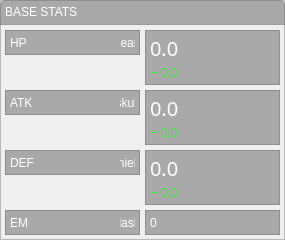
   <widget class="QFrame" name="base_area">
    <property name="geometry">
     <rect>
      <x>200</x>
      <y>85</y>
      <width>285</width>
      <height>240</height>
     </rect>
    </property>
    <property name="sizePolicy">
     <sizepolicy hsizetype="Fixed" vsizetype="Fixed">
      <horstretch>0</horstretch>
      <verstretch>0</verstretch>
     </sizepolicy>
    </property>
    <property name="minimumSize">
     <size>
      <width>285</width>
      <height>240</height>
     </size>
    </property>
    <property name="maximumSize">
     <size>
      <width>285</width>
      <height>240</height>
     </size>
    </property>
    <property name="styleSheet">
     <string notr="true">#base_area {border: 1px solid rgba(128, 128, 128, 160); border-radius: 5px;}</string>
    </property>
    <property name="frameShape">
     <enum>QFrame::StyledPanel</enum>
    </property>
    <property name="frameShadow">
     <enum>QFrame::Raised</enum>
    </property>
    <widget class="QFrame" name="base_desc_area">
     <property name="geometry">
      <rect>
       <x>0</x>
       <y>0</y>
       <width>285</width>
       <height>25</height>
      </rect>
     </property>
     <property name="sizePolicy">
      <sizepolicy hsizetype="Fixed" vsizetype="Fixed">
       <horstretch>0</horstretch>
       <verstretch>0</verstretch>
      </sizepolicy>
     </property>
     <property name="minimumSize">
      <size>
       <width>285</width>
       <height>25</height>
      </size>
     </property>
     <property name="maximumSize">
      <size>
       <width>285</width>
       <height>25</height>
      </size>
     </property>
     <property name="styleSheet">
      <string notr="true">#base_desc_area {border: 1px solid rgba(128, 128, 128, 160); border-top-left-radius: 5px; border-top-right-radius: 5px; background-color: rgba(128, 128, 128, 160);}</string>
     </property>
     <property name="frameShape">
      <enum>QFrame::StyledPanel</enum>
     </property>
     <property name="frameShadow">
      <enum>QFrame::Raised</enum>
     </property>
     <widget class="QLabel" name="base_desc_text">
      <property name="geometry">
       <rect>
        <x>5</x>
        <y>5</y>
        <width>275</width>
        <height>15</height>
       </rect>
      </property>
      <property name="sizePolicy">
       <sizepolicy hsizetype="Fixed" vsizetype="Fixed">
        <horstretch>0</horstretch>
        <verstretch>0</verstretch>
       </sizepolicy>
      </property>
      <property name="minimumSize">
       <size>
        <width>275</width>
        <height>15</height>
       </size>
      </property>
      <property name="maximumSize">
       <size>
        <width>275</width>
        <height>15</height>
       </size>
      </property>
      <property name="styleSheet">
       <string notr="true">font: 10pt &quot;IBM Plex Sans&quot;; color: rgba(255, 255, 255, 255);</string>
      </property>
      <property name="text">
       <string>&lt;html&gt;&lt;head/&gt;&lt;body&gt;&lt;p&gt;BASE STATS&lt;/p&gt;&lt;/body&gt;&lt;/html&gt;</string>
      </property>
     </widget>
    </widget>
    <widget class="QFrame" name="area_hlpt_head">
     <property name="geometry">
      <rect>
       <x>5</x>
       <y>30</y>
       <width>135</width>
       <height>25</height>
      </rect>
     </property>
     <property name="sizePolicy">
      <sizepolicy hsizetype="Fixed" vsizetype="Fixed">
       <horstretch>0</horstretch>
       <verstretch>0</verstretch>
      </sizepolicy>
     </property>
     <property name="minimumSize">
      <size>
       <width>135</width>
       <height>25</height>
      </size>
     </property>
     <property name="maximumSize">
      <size>
       <width>135</width>
       <height>25</height>
      </size>
     </property>
     <property name="styleSheet">
      <string notr="true">#area_hlpt_head {border: 1px solid rgba(128, 128, 128, 160); background-color: rgba(128, 128, 128, 160);}</string>
     </property>
     <property name="frameShape">
      <enum>QFrame::StyledPanel</enum>
     </property>
     <property name="frameShadow">
      <enum>QFrame::Raised</enum>
     </property>
     <widget class="QLabel" name="area_hlpt_text">
      <property name="geometry">
       <rect>
        <x>5</x>
        <y>5</y>
        <width>105</width>
        <height>15</height>
       </rect>
      </property>
      <property name="sizePolicy">
       <sizepolicy hsizetype="Fixed" vsizetype="Fixed">
        <horstretch>0</horstretch>
        <verstretch>0</verstretch>
       </sizepolicy>
      </property>
      <property name="minimumSize">
       <size>
        <width>105</width>
        <height>15</height>
       </size>
      </property>
      <property name="maximumSize">
       <size>
        <width>105</width>
        <height>15</height>
       </size>
      </property>
      <property name="styleSheet">
       <string notr="true">font: 10pt &quot;IBM Plex Sans&quot;; color: rgba(255, 255, 255, 255);</string>
      </property>
      <property name="text">
       <string>HP</string>
      </property>
     </widget>
     <widget class="QLabel" name="area_hlpt_icon">
      <property name="geometry">
       <rect>
        <x>115</x>
        <y>5</y>
        <width>15</width>
        <height>15</height>
       </rect>
      </property>
      <property name="sizePolicy">
       <sizepolicy hsizetype="Fixed" vsizetype="Fixed">
        <horstretch>0</horstretch>
        <verstretch>0</verstretch>
       </sizepolicy>
      </property>
      <property name="minimumSize">
       <size>
        <width>15</width>
        <height>15</height>
       </size>
      </property>
      <property name="maximumSize">
       <size>
        <width>15</width>
        <height>15</height>
       </size>
      </property>
      <property name="styleSheet">
       <string notr="true">font: 87 10pt &quot;Font Awesome 6 Free Solid&quot;; color: rgba(255, 255, 255, 255);</string>
      </property>
      <property name="text">
       <string>heart</string>
      </property>
      <property name="alignment">
       <set>Qt::AlignCenter</set>
      </property>
     </widget>
    </widget>
    <widget class="QFrame" name="area_attk_head">
     <property name="geometry">
      <rect>
       <x>5</x>
       <y>90</y>
       <width>135</width>
       <height>25</height>
      </rect>
     </property>
     <property name="sizePolicy">
      <sizepolicy hsizetype="Fixed" vsizetype="Fixed">
       <horstretch>0</horstretch>
       <verstretch>0</verstretch>
      </sizepolicy>
     </property>
     <property name="minimumSize">
      <size>
       <width>135</width>
       <height>25</height>
      </size>
     </property>
     <property name="maximumSize">
      <size>
       <width>135</width>
       <height>25</height>
      </size>
     </property>
     <property name="styleSheet">
      <string notr="true">#area_attk_head {border: 1px solid rgba(128, 128, 128, 160); background-color: rgba(128, 128, 128, 160);}</string>
     </property>
     <property name="frameShape">
      <enum>QFrame::StyledPanel</enum>
     </property>
     <property name="frameShadow">
      <enum>QFrame::Raised</enum>
     </property>
     <widget class="QLabel" name="area_attk_text">
      <property name="geometry">
       <rect>
        <x>5</x>
        <y>5</y>
        <width>105</width>
        <height>15</height>
       </rect>
      </property>
      <property name="sizePolicy">
       <sizepolicy hsizetype="Fixed" vsizetype="Fixed">
        <horstretch>0</horstretch>
        <verstretch>0</verstretch>
       </sizepolicy>
      </property>
      <property name="minimumSize">
       <size>
        <width>105</width>
        <height>15</height>
       </size>
      </property>
      <property name="maximumSize">
       <size>
        <width>105</width>
        <height>15</height>
       </size>
      </property>
      <property name="styleSheet">
       <string notr="true">font: 10pt &quot;IBM Plex Sans&quot;; color: rgba(255, 255, 255, 255);</string>
      </property>
      <property name="text">
       <string>ATK</string>
      </property>
     </widget>
     <widget class="QLabel" name="area_attk_icon">
      <property name="geometry">
       <rect>
        <x>115</x>
        <y>5</y>
        <width>15</width>
        <height>15</height>
       </rect>
      </property>
      <property name="sizePolicy">
       <sizepolicy hsizetype="Fixed" vsizetype="Fixed">
        <horstretch>0</horstretch>
        <verstretch>0</verstretch>
       </sizepolicy>
      </property>
      <property name="minimumSize">
       <size>
        <width>15</width>
        <height>15</height>
       </size>
      </property>
      <property name="maximumSize">
       <size>
        <width>15</width>
        <height>15</height>
       </size>
      </property>
      <property name="styleSheet">
       <string notr="true">font: 87 10pt &quot;Font Awesome 6 Free Solid&quot;; color: rgba(255, 255, 255, 255);</string>
      </property>
      <property name="text">
       <string>skull</string>
      </property>
      <property name="alignment">
       <set>Qt::AlignCenter</set>
      </property>
     </widget>
    </widget>
    <widget class="QFrame" name="area_dfns_head">
     <property name="geometry">
      <rect>
       <x>5</x>
       <y>150</y>
       <width>135</width>
       <height>25</height>
      </rect>
     </property>
     <property name="sizePolicy">
      <sizepolicy hsizetype="Fixed" vsizetype="Fixed">
       <horstretch>0</horstretch>
       <verstretch>0</verstretch>
      </sizepolicy>
     </property>
     <property name="minimumSize">
      <size>
       <width>135</width>
       <height>25</height>
      </size>
     </property>
     <property name="maximumSize">
      <size>
       <width>135</width>
       <height>25</height>
      </size>
     </property>
     <property name="styleSheet">
      <string notr="true">#area_dfns_head {border: 1px solid rgba(128, 128, 128, 160); background-color: rgba(128, 128, 128, 160);}</string>
     </property>
     <property name="frameShape">
      <enum>QFrame::StyledPanel</enum>
     </property>
     <property name="frameShadow">
      <enum>QFrame::Raised</enum>
     </property>
     <widget class="QLabel" name="area_dfns_text">
      <property name="geometry">
       <rect>
        <x>5</x>
        <y>5</y>
        <width>105</width>
        <height>15</height>
       </rect>
      </property>
      <property name="sizePolicy">
       <sizepolicy hsizetype="Fixed" vsizetype="Fixed">
        <horstretch>0</horstretch>
        <verstretch>0</verstretch>
       </sizepolicy>
      </property>
      <property name="minimumSize">
       <size>
        <width>105</width>
        <height>15</height>
       </size>
      </property>
      <property name="maximumSize">
       <size>
        <width>105</width>
        <height>15</height>
       </size>
      </property>
      <property name="styleSheet">
       <string notr="true">font: 10pt &quot;IBM Plex Sans&quot;; color: rgba(255, 255, 255, 255);</string>
      </property>
      <property name="text">
       <string>DEF</string>
      </property>
     </widget>
     <widget class="QLabel" name="area_dfns_icon">
      <property name="geometry">
       <rect>
        <x>115</x>
        <y>5</y>
        <width>15</width>
        <height>15</height>
       </rect>
      </property>
      <property name="sizePolicy">
       <sizepolicy hsizetype="Fixed" vsizetype="Fixed">
        <horstretch>0</horstretch>
        <verstretch>0</verstretch>
       </sizepolicy>
      </property>
      <property name="minimumSize">
       <size>
        <width>15</width>
        <height>15</height>
       </size>
      </property>
      <property name="maximumSize">
       <size>
        <width>15</width>
        <height>15</height>
       </size>
      </property>
      <property name="styleSheet">
       <string notr="true">font: 87 10pt &quot;Font Awesome 6 Free Solid&quot;; color: rgba(255, 255, 255, 255);</string>
      </property>
      <property name="text">
       <string>shield</string>
      </property>
      <property name="alignment">
       <set>Qt::AlignCenter</set>
      </property>
     </widget>
    </widget>
    <widget class="QFrame" name="area_elma_head">
     <property name="geometry">
      <rect>
       <x>5</x>
       <y>210</y>
       <width>135</width>
       <height>25</height>
      </rect>
     </property>
     <property name="sizePolicy">
      <sizepolicy hsizetype="Fixed" vsizetype="Fixed">
       <horstretch>0</horstretch>
       <verstretch>0</verstretch>
      </sizepolicy>
     </property>
     <property name="minimumSize">
      <size>
       <width>135</width>
       <height>25</height>
      </size>
     </property>
     <property name="maximumSize">
      <size>
       <width>135</width>
       <height>25</height>
      </size>
     </property>
     <property name="styleSheet">
      <string notr="true">#area_elma_head {border: 1px solid rgba(128, 128, 128, 160); background-color: rgba(128, 128, 128, 160);}</string>
     </property>
     <property name="frameShape">
      <enum>QFrame::StyledPanel</enum>
     </property>
     <property name="frameShadow">
      <enum>QFrame::Raised</enum>
     </property>
     <widget class="QLabel" name="area_elma_text">
      <property name="geometry">
       <rect>
        <x>5</x>
        <y>5</y>
        <width>105</width>
        <height>15</height>
       </rect>
      </property>
      <property name="sizePolicy">
       <sizepolicy hsizetype="Fixed" vsizetype="Fixed">
        <horstretch>0</horstretch>
        <verstretch>0</verstretch>
       </sizepolicy>
      </property>
      <property name="minimumSize">
       <size>
        <width>105</width>
        <height>15</height>
       </size>
      </property>
      <property name="maximumSize">
       <size>
        <width>105</width>
        <height>15</height>
       </size>
      </property>
      <property name="styleSheet">
       <string notr="true">font: 10pt &quot;IBM Plex Sans&quot;; color: rgba(255, 255, 255, 255);</string>
      </property>
      <property name="text">
       <string>EM</string>
      </property>
     </widget>
     <widget class="QLabel" name="area_elma_icon">
      <property name="geometry">
       <rect>
        <x>115</x>
        <y>5</y>
        <width>15</width>
        <height>15</height>
       </rect>
      </property>
      <property name="sizePolicy">
       <sizepolicy hsizetype="Fixed" vsizetype="Fixed">
        <horstretch>0</horstretch>
        <verstretch>0</verstretch>
       </sizepolicy>
      </property>
      <property name="minimumSize">
       <size>
        <width>15</width>
        <height>15</height>
       </size>
      </property>
      <property name="maximumSize">
       <size>
        <width>15</width>
        <height>15</height>
       </size>
      </property>
      <property name="styleSheet">
       <string notr="true">font: 87 10pt &quot;Font Awesome 6 Free Solid&quot;; color: rgba(255, 255, 255, 255);</string>
      </property>
      <property name="text">
       <string>flask</string>
      </property>
      <property name="alignment">
       <set>Qt::AlignCenter</set>
      </property>
     </widget>
    </widget>
    <widget class="QFrame" name="area_hlpt">
     <property name="geometry">
      <rect>
       <x>145</x>
       <y>30</y>
       <width>135</width>
       <height>55</height>
      </rect>
     </property>
     <property name="sizePolicy">
      <sizepolicy hsizetype="Fixed" vsizetype="Fixed">
       <horstretch>0</horstretch>
       <verstretch>0</verstretch>
      </sizepolicy>
     </property>
     <property name="minimumSize">
      <size>
       <width>135</width>
       <height>55</height>
      </size>
     </property>
     <property name="maximumSize">
      <size>
       <width>135</width>
       <height>55</height>
      </size>
     </property>
     <property name="styleSheet">
      <string notr="true">#area_hlpt {border: 1px solid rgba(128, 128, 128, 160); background-color: rgba(128, 128, 128, 160);}</string>
     </property>
     <property name="frameShape">
      <enum>QFrame::StyledPanel</enum>
     </property>
     <property name="frameShadow">
      <enum>QFrame::Raised</enum>
     </property>
     <widget class="QLabel" name="area_hlpt_calc">
      <property name="geometry">
       <rect>
        <x>5</x>
        <y>35</y>
        <width>125</width>
        <height>15</height>
       </rect>
      </property>
      <property name="sizePolicy">
       <sizepolicy hsizetype="Fixed" vsizetype="Fixed">
        <horstretch>0</horstretch>
        <verstretch>0</verstretch>
       </sizepolicy>
      </property>
      <property name="minimumSize">
       <size>
        <width>125</width>
        <height>15</height>
       </size>
      </property>
      <property name="maximumSize">
       <size>
        <width>125</width>
        <height>15</height>
       </size>
      </property>
      <property name="styleSheet">
       <string notr="true">font: 10pt &quot;IBM Plex Sans&quot;; color: rgba(32, 255, 32, 255);</string>
      </property>
      <property name="text">
       <string>+ 0.0</string>
      </property>
     </widget>
     <widget class="QLabel" name="area_hlpt_data">
      <property name="geometry">
       <rect>
        <x>5</x>
        <y>5</y>
        <width>125</width>
        <height>25</height>
       </rect>
      </property>
      <property name="sizePolicy">
       <sizepolicy hsizetype="Fixed" vsizetype="Fixed">
        <horstretch>0</horstretch>
        <verstretch>0</verstretch>
       </sizepolicy>
      </property>
      <property name="minimumSize">
       <size>
        <width>125</width>
        <height>25</height>
       </size>
      </property>
      <property name="maximumSize">
       <size>
        <width>125</width>
        <height>25</height>
       </size>
      </property>
      <property name="font">
       <font>
        <family>IBM Plex Sans</family>
        <pointsize>15</pointsize>
        <weight>50</weight>
        <italic>false</italic>
        <bold>false</bold>
       </font>
      </property>
      <property name="styleSheet">
       <string notr="true">font: 15pt &quot;IBM Plex Sans&quot;; color: rgba(255, 255, 255, 255);</string>
      </property>
      <property name="text">
       <string>0.0</string>
      </property>
     </widget>
    </widget>
    <widget class="QFrame" name="area_attk">
     <property name="geometry">
      <rect>
       <x>145</x>
       <y>90</y>
       <width>135</width>
       <height>55</height>
      </rect>
     </property>
     <property name="sizePolicy">
      <sizepolicy hsizetype="Fixed" vsizetype="Fixed">
       <horstretch>0</horstretch>
       <verstretch>0</verstretch>
      </sizepolicy>
     </property>
     <property name="minimumSize">
      <size>
       <width>135</width>
       <height>55</height>
      </size>
     </property>
     <property name="maximumSize">
      <size>
       <width>135</width>
       <height>55</height>
      </size>
     </property>
     <property name="styleSheet">
      <string notr="true">#area_attk {border: 1px solid rgba(128, 128, 128, 160); background-color: rgba(128, 128, 128, 160);}</string>
     </property>
     <property name="frameShape">
      <enum>QFrame::StyledPanel</enum>
     </property>
     <property name="frameShadow">
      <enum>QFrame::Raised</enum>
     </property>
     <widget class="QLabel" name="area_attk_calc">
      <property name="geometry">
       <rect>
        <x>5</x>
        <y>35</y>
        <width>125</width>
        <height>15</height>
       </rect>
      </property>
      <property name="sizePolicy">
       <sizepolicy hsizetype="Fixed" vsizetype="Fixed">
        <horstretch>0</horstretch>
        <verstretch>0</verstretch>
       </sizepolicy>
      </property>
      <property name="minimumSize">
       <size>
        <width>125</width>
        <height>15</height>
       </size>
      </property>
      <property name="maximumSize">
       <size>
        <width>125</width>
        <height>15</height>
       </size>
      </property>
      <property name="styleSheet">
       <string notr="true">font: 10pt &quot;IBM Plex Sans&quot;; color: rgba(32, 255, 32, 255);</string>
      </property>
      <property name="text">
       <string>+ 0.0</string>
      </property>
     </widget>
     <widget class="QLabel" name="area_attk_data">
      <property name="geometry">
       <rect>
        <x>5</x>
        <y>5</y>
        <width>125</width>
        <height>25</height>
       </rect>
      </property>
      <property name="sizePolicy">
       <sizepolicy hsizetype="Fixed" vsizetype="Fixed">
        <horstretch>0</horstretch>
        <verstretch>0</verstretch>
       </sizepolicy>
      </property>
      <property name="minimumSize">
       <size>
        <width>125</width>
        <height>25</height>
       </size>
      </property>
      <property name="maximumSize">
       <size>
        <width>125</width>
        <height>25</height>
       </size>
      </property>
      <property name="font">
       <font>
        <family>IBM Plex Sans</family>
        <pointsize>15</pointsize>
        <weight>50</weight>
        <italic>false</italic>
        <bold>false</bold>
       </font>
      </property>
      <property name="styleSheet">
       <string notr="true">font: 15pt &quot;IBM Plex Sans&quot;; color: rgba(255, 255, 255, 255);</string>
      </property>
      <property name="text">
       <string>0.0</string>
      </property>
     </widget>
    </widget>
    <widget class="QFrame" name="area_dfns">
     <property name="geometry">
      <rect>
       <x>145</x>
       <y>150</y>
       <width>135</width>
       <height>55</height>
      </rect>
     </property>
     <property name="sizePolicy">
      <sizepolicy hsizetype="Fixed" vsizetype="Fixed">
       <horstretch>0</horstretch>
       <verstretch>0</verstretch>
      </sizepolicy>
     </property>
     <property name="minimumSize">
      <size>
       <width>135</width>
       <height>55</height>
      </size>
     </property>
     <property name="maximumSize">
      <size>
       <width>135</width>
       <height>55</height>
      </size>
     </property>
     <property name="styleSheet">
      <string notr="true">#area_dfns {border: 1px solid rgba(128, 128, 128, 160); background-color: rgba(128, 128, 128, 160);}</string>
     </property>
     <property name="frameShape">
      <enum>QFrame::StyledPanel</enum>
     </property>
     <property name="frameShadow">
      <enum>QFrame::Raised</enum>
     </property>
     <widget class="QLabel" name="area_dfns_calc">
      <property name="geometry">
       <rect>
        <x>5</x>
        <y>35</y>
        <width>125</width>
        <height>15</height>
       </rect>
      </property>
      <property name="sizePolicy">
       <sizepolicy hsizetype="Fixed" vsizetype="Fixed">
        <horstretch>0</horstretch>
        <verstretch>0</verstretch>
       </sizepolicy>
      </property>
      <property name="minimumSize">
       <size>
        <width>125</width>
        <height>15</height>
       </size>
      </property>
      <property name="maximumSize">
       <size>
        <width>125</width>
        <height>15</height>
       </size>
      </property>
      <property name="styleSheet">
       <string notr="true">font: 10pt &quot;IBM Plex Sans&quot;; color: rgba(32, 255, 32, 255);</string>
      </property>
      <property name="text">
       <string>+ 0.0</string>
      </property>
     </widget>
     <widget class="QLabel" name="area_dfns_data">
      <property name="geometry">
       <rect>
        <x>5</x>
        <y>5</y>
        <width>125</width>
        <height>25</height>
       </rect>
      </property>
      <property name="sizePolicy">
       <sizepolicy hsizetype="Fixed" vsizetype="Fixed">
        <horstretch>0</horstretch>
        <verstretch>0</verstretch>
       </sizepolicy>
      </property>
      <property name="minimumSize">
       <size>
        <width>125</width>
        <height>25</height>
       </size>
      </property>
      <property name="maximumSize">
       <size>
        <width>125</width>
        <height>25</height>
       </size>
      </property>
      <property name="font">
       <font>
        <family>IBM Plex Sans</family>
        <pointsize>15</pointsize>
        <weight>50</weight>
        <italic>false</italic>
        <bold>false</bold>
       </font>
      </property>
      <property name="styleSheet">
       <string notr="true">font: 15pt &quot;IBM Plex Sans&quot;; color: rgba(255, 255, 255, 255);</string>
      </property>
      <property name="text">
       <string>0.0</string>
      </property>
     </widget>
    </widget>
    <widget class="QFrame" name="area_elma">
     <property name="geometry">
      <rect>
       <x>145</x>
       <y>210</y>
       <width>135</width>
       <height>25</height>
      </rect>
     </property>
     <property name="sizePolicy">
      <sizepolicy hsizetype="Fixed" vsizetype="Fixed">
       <horstretch>0</horstretch>
       <verstretch>0</verstretch>
      </sizepolicy>
     </property>
     <property name="minimumSize">
      <size>
       <width>135</width>
       <height>25</height>
      </size>
     </property>
     <property name="maximumSize">
      <size>
       <width>135</width>
       <height>25</height>
      </size>
     </property>
     <property name="styleSheet">
      <string notr="true">#area_elma {border: 1px solid rgba(128, 128, 128, 160); background-color: rgba(128, 128, 128, 160);}</string>
     </property>
     <property name="frameShape">
      <enum>QFrame::StyledPanel</enum>
     </property>
     <property name="frameShadow">
      <enum>QFrame::Raised</enum>
     </property>
     <widget class="QLabel" name="area_elma_data">
      <property name="geometry">
       <rect>
        <x>5</x>
        <y>5</y>
        <width>125</width>
        <height>15</height>
       </rect>
      </property>
      <property name="sizePolicy">
       <sizepolicy hsizetype="Fixed" vsizetype="Fixed">
        <horstretch>0</horstretch>
        <verstretch>0</verstretch>
       </sizepolicy>
      </property>
      <property name="minimumSize">
       <size>
        <width>125</width>
        <height>15</height>
       </size>
      </property>
      <property name="maximumSize">
       <size>
        <width>125</width>
        <height>15</height>
       </size>
      </property>
      <property name="styleSheet">
       <string notr="true">font: 10pt &quot;IBM Plex Sans&quot;; color: rgba(255, 255, 255, 255);</string>
      </property>
      <property name="text">
       <string>0</string>
      </property>
     </widget>
    </widget>
   </widget>
